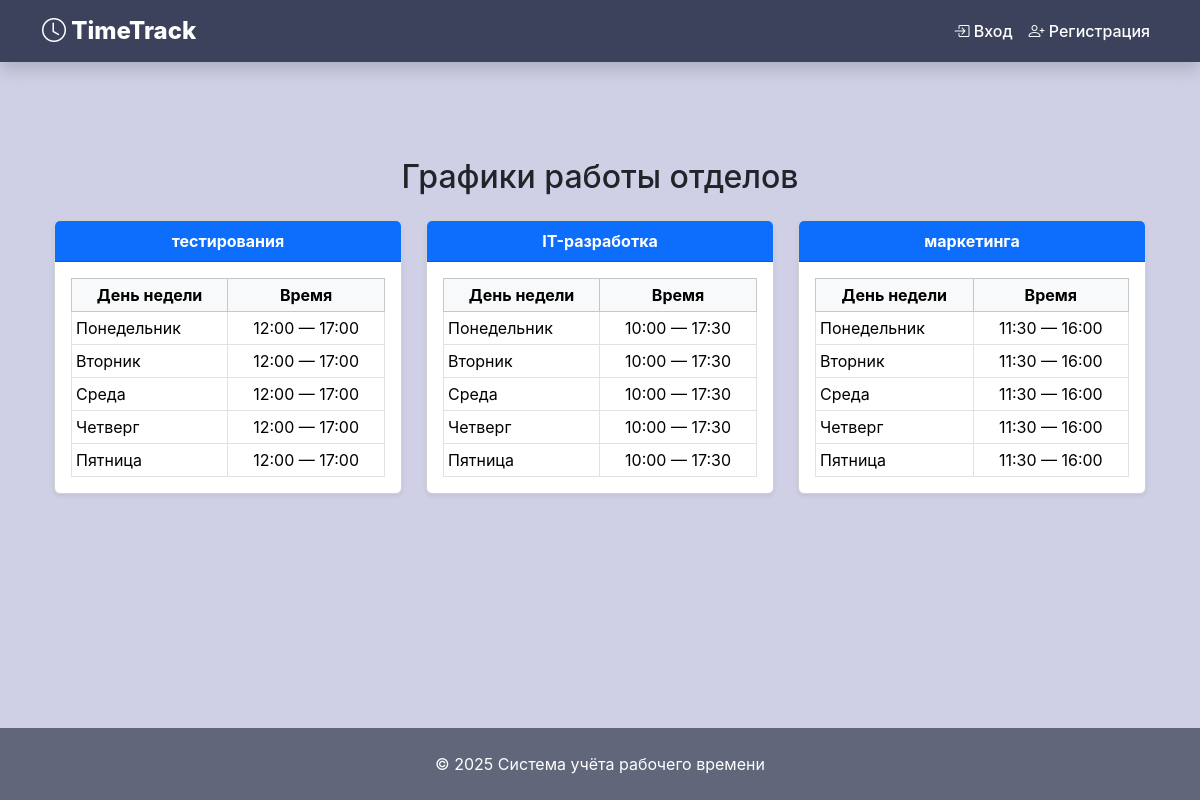
The app's page /schedules/ with its own data.
### time_site/models.py (models this page shows, shortened)
class Department(models.Model):
    name = models.CharField(max_length=100, unique=True)
    manager = models.ForeignKey(
        'CustomUser',
        on_delete=models.SET_NULL,
        null=True,
        blank=True,
        limit_choices_to={'role': 'Руководитель'},
        related_name='managed_departments'
    )
    class Meta:
        verbose_name = 'Отдел'
        verbose_name_plural = 'Отделы'

class DepartmentWorkSchedule(models.Model):
    department = models.OneToOneField("Department", on_delete=models.CASCADE, related_name="schedule")
    work_start = models.TimeField()
    work_end = models.TimeField()
    working_days = models.CharField(
        max_length=20,
        default="0,1,2,3,4",
        help_text="Дни недели, когда работает отдел: 0=Пн, ..., 6=Вс"
    )
    working_days = models.CharField(max_length=20)

### time_site/views/shedule.py (the view)
# urls.py: path("schedules/", shedule.work_schedules_view, name="work_schedules"),
def work_schedules_view(request):
    schedules = DepartmentWorkSchedule.objects.select_related("department").all()
    schedules_with_days = []
    for schedule in schedules:
        working_days = [int(d) for d in schedule.working_days.split(",")]
        schedules_with_days.append({
            "department": schedule.department.name,
            "work_start": schedule.work_start,
            "work_end": schedule.work_end,
            "working_days": working_days
        })
    context = {
        "schedules": schedules_with_days,
        "weekdays": WEEKDAYS,
    }
    return render(request, "shedule/work_shedules.html", context)

### time_site/templates/shedule/work_shedules.html
{% extends 'base.html' %}
{% block content %}
<div class="container mt-5">
    <h2 class="mb-4 text-center">Графики работы отделов</h2>
    <div class="row">
        {% for schedule in schedules %}
            <div class="col-md-6 col-lg-4 mb-4">
                <div class="card shadow-sm h-100">
                    <div class="card-header bg-primary text-white text-center fw-bold">
                        {{ schedule.department }}
                    </div>
                    <div class="card-body p-3">
                        <table class="table table-sm table-bordered mb-0">
                            <thead class="table-light text-center">
                                <tr>
                                    <th>День недели</th>
                                    <th>Время</th>
                                </tr>
                            </thead>
                            <tbody>
                                {% for i, name in weekdays %}
                                    {% if i in schedule.working_days %}
                                        <tr>
                                            <td>{{ name }}</td>
                                            <td class="text-center">
                                                {{ schedule.work_start|time:"H:i" }} — {{ schedule.work_end|time:"H:i" }}
                                            </td>
                                        </tr>
                                    {% endif %}
                                {% endfor %}
                            </tbody>
                        </table>
                    </div>
                </div>
            </div>
        {% empty %}
            <div class="col-12">
                <div class="alert alert-warning text-center">
                    Нет доступных графиков работы отделов.
                </div>
            </div>
        {% endfor %}
    </div>
</div>
{% endblock %}

### time_site/templates/base.html (style rules this page uses)
:root { --primary-color: #44557c; --secondary-color: #61667a; --accent-color: #5359b5; --background-color: #cfcfe6; --header-bg: #3c425c; }
body { background-color: var(--background-color); font-family: 'Nunito', -apple-system, BlinkMacSystemFont, sans-serif; min-height: 100vh; display: flex; flex-direction: column; }

### records on screen
Department: department "тестирования"
DepartmentWorkSchedule: work_start "12:00" "12:00" "12:00" "12:00" "12:00", work_end "17:00" "17:00" "17:00" "17:00" "17:00"
Department: department "IT-разработка"
DepartmentWorkSchedule: work_start "10:00" "10:00" "10:00" "10:00" "10:00", work_end "17:30" "17:30" "17:30" "17:30" "17:30"
Department: department "маркетинга"
DepartmentWorkSchedule: work_start "11:30" "11:30" "11:30" "11:30" "11:30", work_end "16:00" "16:00" "16:00" "16:00" "16:00"

### other values on screen
{{ name }} "Понедельник" "Вторник" "Среда" "Четверг" "Пятница" "Понедельник" "Вторник" "Среда" "Четверг" "Пятница" "Понедельник" "Вторник" "Среда" "Четверг" "Пятница"
